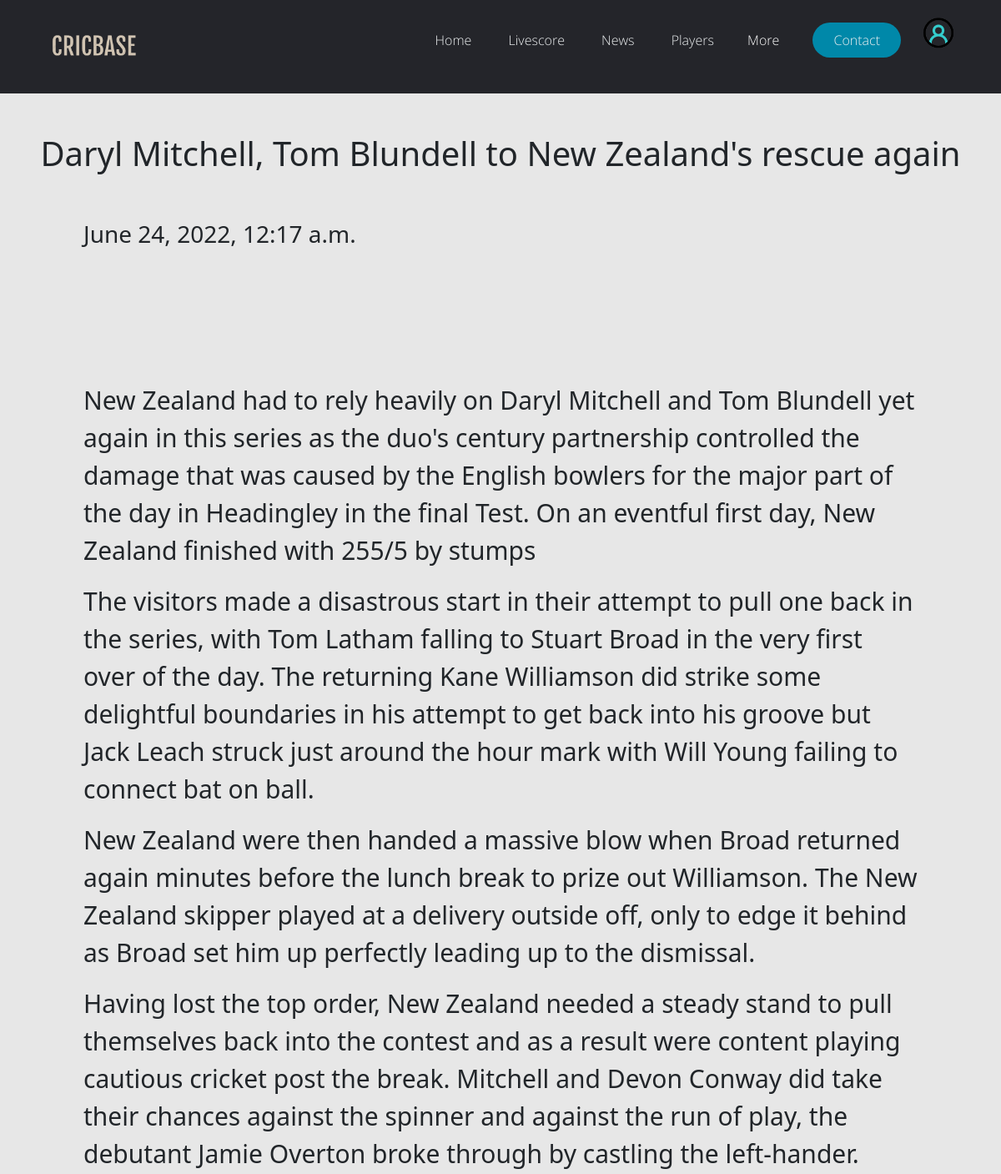
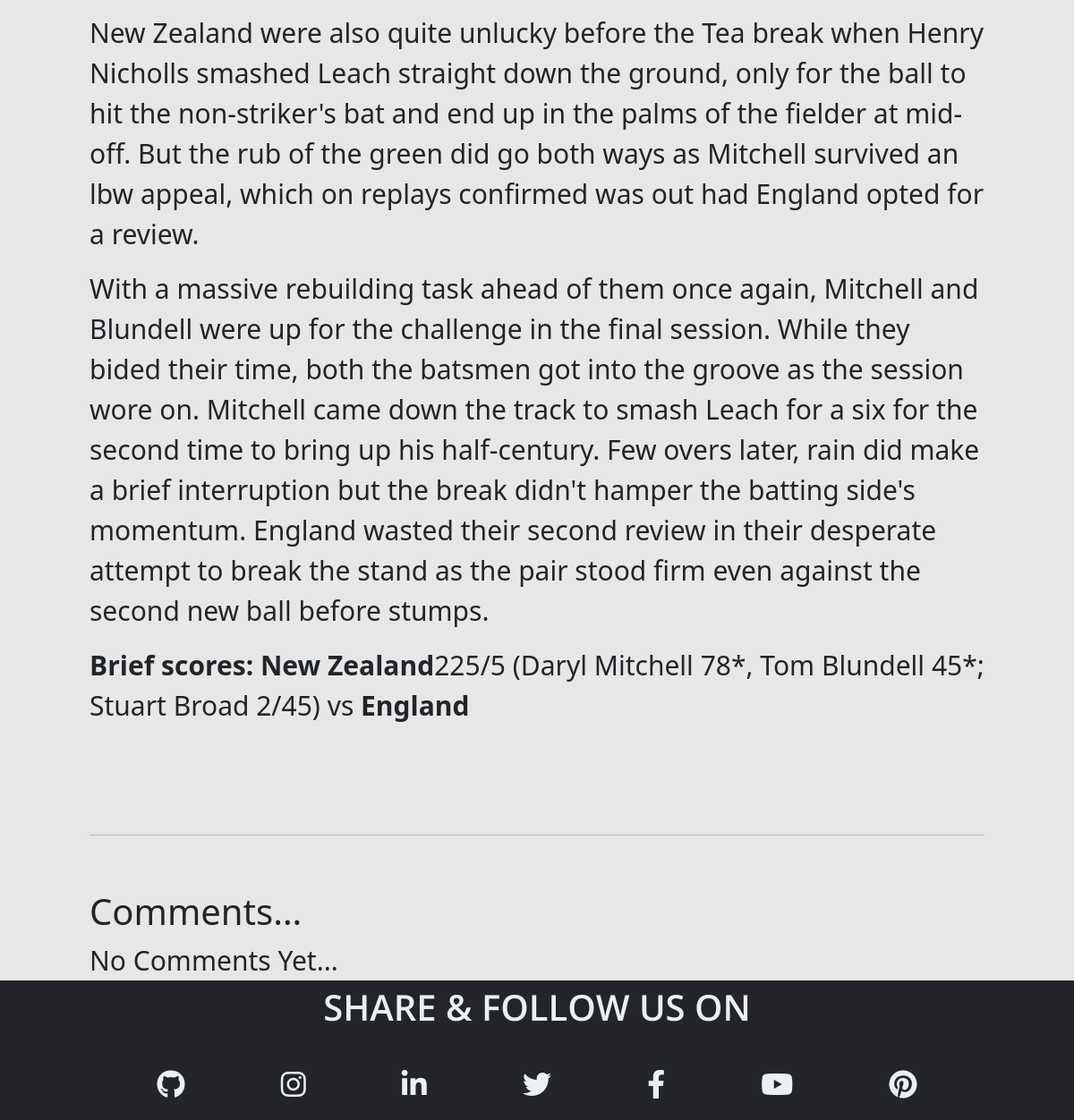
/news/6, run on the app's committed database (2 pictures, top to bottom).
### teams/models.py (models this page shows, shortened)
class News(models.Model):
    newsheading = models.CharField('newsheading',max_length=300,default='',null=True)
    created = models.DateTimeField('created',default=timezone.now)
    news = RichTextField('news',default='',null=True)
    tour = models.CharField('tour',max_length=300,default='',null=True)
    summary = models.CharField('summary',max_length=300,default='',null=True)
    News_pic = models.ImageField('News_pic',upload_to='chicks/',default='',null=True)
    class Meta:
      verbose_name_plural = "News"

### teams/views.py (the view)
# urls.py: path('news/<news_id>', views.news,name='news'),
def news(request, news_id):
    news = News.objects.get(pk=news_id)
    return render(request,'news.html',{'news': news})

### teams/templates/news.html (shortened to what this page needs)
{% extends 'base.html' %}
{% block content %}
<br><br>
<h1 style="text-align:center">{{news.newsheading}}</h1><br><br>
<h3 style="margin-left:100px">{{news.created}}</h3><br>
<div class="news">{{news.news | safe}}<br><br>
<hr><br>
<h1>Comments...</h1>
{%if not news.comments.all %}
No Comments Yet...
{% endif %}
</div>
{% endblock %}

### cricbase/teams/static/css/main.css (style rules this page uses)
* { box-sizing: border-box; margin: 0; padding: 0; }
body { background-color: rgb(231, 231, 231); }

### teams/templates/base.html (style rules this page uses)
* { box-sizing: border-box; margin: 0; padding: 0; }
body { background-color: rgb(231, 231, 231); }

### teams/templates/news.html (style rules this page uses)
.news { margin-left:100px; margin-right:100px; margin-top:50px; font-size: 30px; }

### data on the page
News: newsheading "Daryl Mitchell, Tom Blundell to New Zealand's rescue again", created "June 24, 2022, 12:17 a.m.", news "New Zealand had to rely heavily on Daryl Mitchell and Tom Blundell yet again in this series as the duo's century partnership controlled the damage that was caused by the English bowlers for the major part of the day in Headingley in the final Test. On an eventful first day, New Zealand finished with 255/5 by stumps The visitors made a disastrous start in their attempt to pull one back in the series, with Tom Latham falling to Stuart Broad in the very first over of the day. The returning Kane Williamson did strike some delightful boundaries in his attempt to get back into his groove but Jack Leach struck just around the hour mark with Will Young failing to connect bat on ball. New Zealand…"
